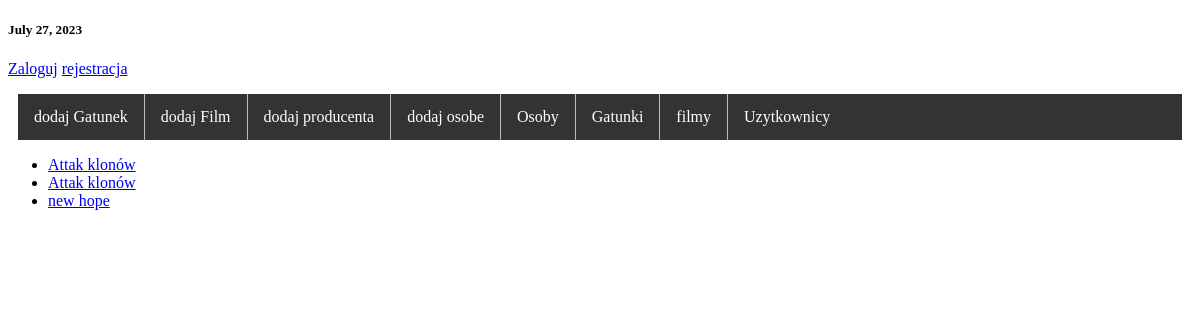
The page /listMovie/ on the database its author committed.
### movie_app/models.py (models this page shows)
class Movie(models.Model):
    title = models.CharField(max_length=123)
    year = models.IntegerField()
    director = models.ForeignKey(Person, on_delete=models.CASCADE)
    producer = models.ForeignKey(Producer, on_delete=models.CASCADE)
    genre = models.ManyToManyField(Genre)
    def get_detail_url(self):
        return reverse('detail_movie', kwargs={'id':self.id})
    def __str__(self):
        return self.title

### movie_app/views.py (the view)
# urls.py: path('listMovie/', views.MovieListView.as_view(), name='list_movie'),
class MovieListView(View):
    def get(self, request):
        movies = Movie.objects.all()
        return render(request, 'movie_list.html', {'movies': movies})

### movie_app/context_proccesors.py (called while the page is built)
def zegarek(request):
    return {'date':datetime.now().date}

### templates/movie_list.html
{% extends 'base.html' %}
{% block content %}
    {% include 'list.html' with objects=movies %}
{% endblock %}

### templates/list.html
<ul id="lista">
    {% for obj in objects %}
        <li><a href="{{ obj.get_detail_url }}"> {{ obj }}</a></li>
    {% endfor %}
</ul>

### movie_app/static/css/style.css (style rules this page uses)
li:last-child { border-right: none; }

### rows shown on the page
Movie: title "Attak klonów"
Movie: title "Attak klonów"
Movie: title "new hope"
